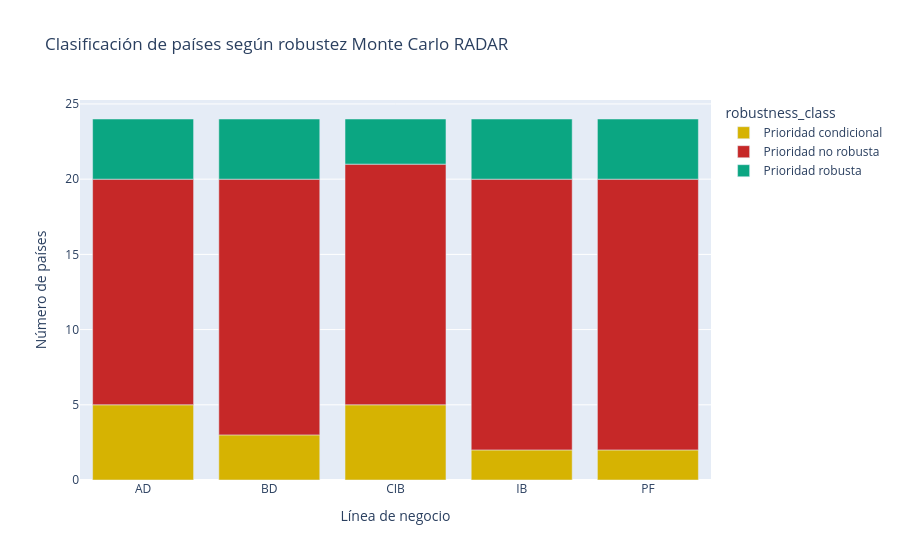

Notebook source saved alongside this figure:
### Markdown cell above
## 9. Clasificación de robustez: de ranking puntual a decisión probabilística

La robustez se interpreta con cuatro variables:

1. **Ranking medio:** posición esperada bajo escenarios.
2. **Volatilidad del ranking:** sensibilidad ante pesos.
3. **Probabilidad Top-N:** probabilidad de seguir entre los países prioritarios.
4. **Probabilidad por banda:** estabilidad de atractividad, aunque la posición exacta cambie.

La clasificación ejecutiva recomendada es:

- **Prioridad robusta:** alta probabilidad de Top 5 y banda alta.
- **Prioridad condicional:** alta probabilidad de Top 10 y banda alta/media-alta.
- **Alta sensibilidad:** volatilidad elevada; requiere revisión de drivers.
- **No robusta:** buen ranking base insuficiente o baja estabilidad probabilística.

### Code cell
radar_rank_robustness = mc_radar["rank_robustness"]
radar_topn = mc_radar["topn_probabilities"]
radar_tiers = mc_radar["tier_probabilities"]

radar_robustness_exec = (
    radar_rank_robustness
    .merge(radar_topn, on=["business_line", "country_iso3"], how="left")
    .merge(radar_tiers, on=["business_line", "country_iso3"], how="left")
)

for col in ["Alta", "Media-alta", "Media", "Baja"]:
    if col not in radar_robustness_exec.columns:
        radar_robustness_exec[col] = 0.0


def classify_rank_robustness(row: pd.Series) -> str:
    """Clasifica robustez ejecutiva país-línea."""
    prob_top_5 = row.get("prob_top_5", 0.0)
    prob_top_10 = row.get("prob_top_10", 0.0)
    prob_high = row.get("Alta", 0.0)
    prob_high_mid = row.get("Alta", 0.0) + row.get("Media-alta", 0.0)
    std_rank = row.get("std_rank", 999.0)

    if prob_top_5 >= 0.80 and prob_high >= 0.70:
        return "Prioridad robusta"
    if prob_top_10 >= 0.70 and prob_high_mid >= 0.70:
        return "Prioridad condicional"
    if std_rank >= 4:
        return "Alta sensibilidad"
    return "Prioridad no robusta"


def confidence_label(row: pd.Series) -> str:
    """Etiqueta de confiabilidad para comunicación ejecutiva."""
    if row["robustness_class"] == "Prioridad robusta":
        return "Alta confiabilidad"
    if row["robustness_class"] == "Prioridad condicional":
        return "Confiabilidad media"
    if row["robustness_class"] == "Alta sensibilidad":
        return "Baja confiabilidad sin validación adicional"
    return "No prioritario / baja evidencia"

radar_robustness_exec["robustness_class"] = radar_robustness_exec.apply(classify_rank_robustness, axis=1)
radar_robustness_exec["confidence_label"] = radar_robustness_exec.apply(confidence_label, axis=1)

robustness_counts = (
    radar_robustness_exec
    .groupby(["business_line", "robustness_class"])
    .size()
    .rename("n_countries")
    .reset_index()
)

display(style_table(robustness_counts, gradient_cols=["n_countries"], format_dict={"n_countries": "{:.0f}"}))

fig = px.bar(
    robustness_counts,
    x="business_line",
    y="n_countries",
    color="robustness_class",
    title="Clasificación de países según robustez Monte Carlo RADAR",
    color_discrete_map={
        "Prioridad robusta": CIBEST["green"],
        "Prioridad condicional": CIBEST["gold"],
        "Alta sensibilidad": CIBEST["amber"],
        "Prioridad no robusta": CIBEST["red"],
    },
)
fig.update_layout(xaxis_title="Línea de negocio", yaxis_title="Número de países")
fig.show()

### Figure 1 — Plotly figure (JSON) as saved in the notebook; plotly's stock layout.template omitted (floating-point values rounded to 4 significant figures)
{"data": [{"hovertemplate": "robustness_class=Prioridad condicional<br>business_line=%{x}<br>n_countries=%{y}<extra></extra>", "legendgroup": "Prioridad condicional", "marker": {"color": "#D6B302", "pattern": {"shape": ""}}, "name": "Prioridad condicional", "orientation": "v", "showlegend": true, "textposition": "auto", "type": "bar", "x": ["AD", "BD", "CIB", "IB", "PF"], "xaxis": "x", "y": [5, 3, 5, 2, 2], "yaxis": "y"}, {"hovertemplate": "robustness_class=Prioridad no robusta<br>business_line=%{x}<br>n_countries=%{y}<extra></extra>", "legendgroup": "Prioridad no robusta", "marker": {"color": "#C62828", "pattern": {"shape": ""}}, "name": "Prioridad no robusta", "orientation": "v", "showlegend": true, "textposition": "auto", "type": "bar", "x": ["AD", "BD", "CIB", "IB", "PF"], "xaxis": "x", "y": [15, 17, 16, 18, 18], "yaxis": "y"}, {"hovertemplate": "robustness_class=Prioridad robusta<br>business_line=%{x}<br>n_countries=%{y}<extra></extra>", "legendgroup": "Prioridad robusta", "marker": {"color": "#0BA682", "pattern": {"shape": ""}}, "name": "Prioridad robusta", "orientation": "v", "showlegend": true, "textposition": "auto", "type": "bar", "x": ["AD", "BD", "CIB", "IB", "PF"], "xaxis": "x", "y": [4, 4, 3, 4, 4], "yaxis": "y"}], "layout": {"barmode": "relative", "legend": {"title": {"text": "robustness_class"}, "tracegroupgap": 0}, "title": {"text": "Clasificación de países según robustez Monte Carlo RADAR"}, "xaxis": {"anchor": "y", "domain": [0, 1], "title": {"text": "Línea de negocio"}}, "yaxis": {"anchor": "x", "domain": [0, 1], "title": {"text": "Número de países"}}}}
